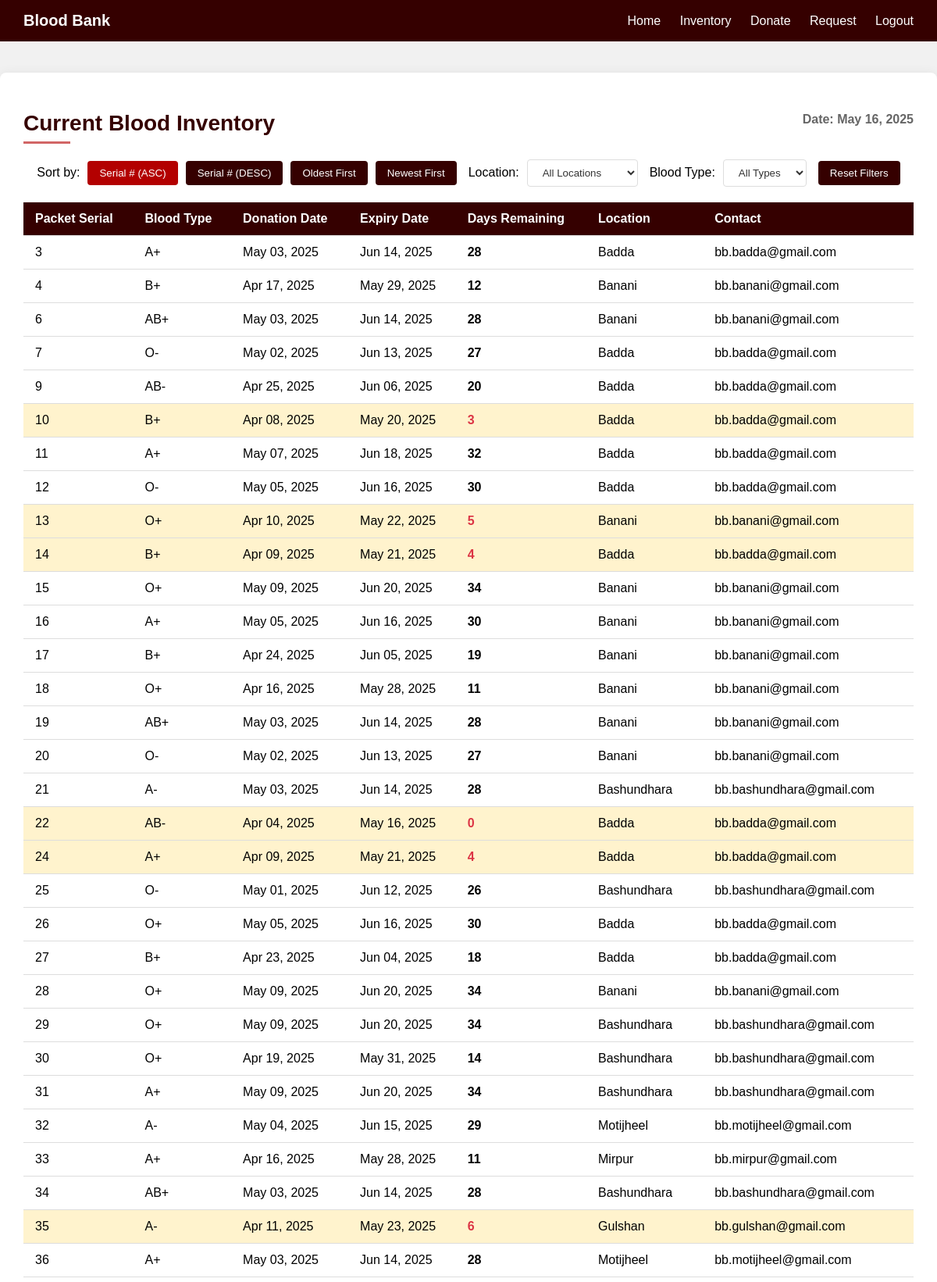
Page /inventory.php (signed in, upper part) on the committed database.
### tables this page shows
CREATE TABLE `blood_donation_record` (
  `Packet_serial_number` bigint(20) NOT NULL,
  `Donation_date` date DEFAULT NULL,
  `Expiry_date` date GENERATED ALWAYS AS (`Donation_date` + interval 42 day) STORED,
  `Blood_group` varchar(5) DEFAULT NULL,
  `Bank_ID` int(11) DEFAULT NULL
);

CREATE TABLE `blood_bank` (
  `Bank_ID` int(11) NOT NULL,
  `Location` varchar(100) DEFAULT NULL,
  `Email` varchar(100) DEFAULT NULL
);

### inventory.php (the view, shortened to what this page needs)
<?php
include 'db_connect.php';
$logged_in = false;
if (isset($_SESSION['user_id'])){
    $logged_in = true;
}
$current_date = date('M d, Y');
$current_date_mysql = date('Y-m-d');
if ($logged_in){
    $order = isset($_GET['order']) ? $_GET['order'] : 'ASC';
    $sort_by = isset($_GET['sort_by']) ? $_GET['sort_by'] : 'Packet_serial_number';
    $bank_id = isset($_GET['bank_id']) ? $_GET['bank_id'] : '';
    $blood_group = isset($_GET['blood_group']) ? $_GET['blood_group'] : '';
    $query = "SELECT bdr.*, bb.location, bb.email
              FROM blood_donation_record bdr
              JOIN blood_bank bb ON bdr.Bank_ID = bb.Bank_ID
              WHERE bdr.Expiry_date >= ?";
    $query .= " ORDER BY $sort_by $order";
    $stmt = $conn->prepare($query);
    if (!empty($bank_id) && !empty($blood_group)) {
        $stmt->bind_param("sis", $current_date_mysql, $bank_id, $blood_group);
    } elseif (!empty($bank_id)) {
        $stmt->bind_param("si", $current_date_mysql, $bank_id);
    } elseif (!empty($blood_group)) {
        $stmt->bind_param("ss", $current_date_mysql, $blood_group);
    } else {
        $stmt->bind_param("s", $current_date_mysql);
    }
    $stmt->execute();
    $result = $stmt->get_result();
}
?>
<!DOCTYPE html>
<html>
<head>
</head>
<body>
    <div class="navbar">
        <div class="navbar-left">
            <span>Blood Bank</span>
        </div>
        <div class="navbar-right">
            <a href="home.php">Home</a>
            <a href="inventory.php">Inventory</a>
            <a href="donor.php">Donate</a>
            <a href="recipient.php">Request</a>
            <?php if ($logged_in): ?>
                <a href="logout.php">Logout</a>
            <?php else: ?>
                <a href="login.php">Login</a>
            <?php endif; ?>
        </div>
    </div>
    <?php if (!$logged_in): ?>
        <div class="login-prompt-container">
            <h2>Login Required</h2>
            <p>To view the blood inventory, please log in to your account.</p>
            <a href="login.php">Go to Login Page</a>
        </div>
    <?php else: ?>
        <div class="inventory-container">
            <div class="inventory-header">
                <h1 class="inventory-title">Current Blood Inventory</h1>
                <div class="current-date">Date: <?php echo $current_date; ?></div>
            </div>
            <div class="inventory-filters">
                <div class="filter-group">
                    <span>Sort by:</span>
                    <a href="?sort_by=Packet_serial_number&order=ASC<?= !empty($bank_id) ? '&bank_id='.$bank_id : '' ?><?= !empty($blood_group) ? '&blood_group='.$blood_group : '' ?>">
                        <button class="filter-button <?= ($sort_by == 'Packet_serial_number' && $order == 'ASC') ? 'active' : '' ?>">Serial # (ASC)</button>
                    </a>
                    <a href="?sort_by=Packet_serial_number&order=DESC<?= !empty($bank_id) ? '&bank_id='.$bank_id : '' ?><?= !empty($blood_group) ? '&blood_group='.$blood_group : '' ?>">
                        <button class="filter-button <?= ($sort_by == 'Packet_serial_number' && $order == 'DESC') ? 'active' : '' ?>">Serial # (DESC)</button>
                    </a>
                    <a href="?sort_by=Donation_date&order=ASC<?= !empty($bank_id) ? '&bank_id='.$bank_id : '' ?><?= !empty($blood_group) ? '&blood_group='.$blood_group : '' ?>">
                        <button class="filter-button <?= ($sort_by == 'Donation_date' && $order == 'ASC') ? 'active' : '' ?>">Oldest First</button>
                    </a>
                    <a href="?sort_by=Donation_date&order=DESC<?= !empty($bank_id) ? '&bank_id='.$bank_id : '' ?><?= !empty($blood_group) ? '&blood_group='.$blood_group : '' ?>">
                        <button class="filter-button <?= ($sort_by == 'Donation_date' && $order == 'DESC') ? 'active' : '' ?>">Newest First</button>
                    </a>
                </div>
                <div class="filter-group">
                    <span>Location:</span>
                    <select class="filter-select" onchange="location = this.value ? '?bank_id='+this.value+'<?= !empty($blood_group) ? '&blood_group='.$blood_group : '' ?><?= !empty($sort_by) ? '&sort_by='.$sort_by : '' ?><?= !empty($order) ? '&order='.$order : '' ?>' : '?'">
                        <option value="">All Locations</option>
                    </select>
                </div>
                <div class="filter-group">
                    <span>Blood Type:</span>
                    <select class="filter-select" onchange="location = this.value ? '?blood_group='+this.value+'<?= !empty($bank_id) ? '&bank_id='.$bank_id : '' ?><?= !empty($sort_by) ? '&sort_by='.$sort_by : '' ?><?= !empty($order) ? '&order='.$order : '' ?>' : '?'">
                        <option value="">All Types</option>
                    </select>
                </div>
                <div class="filter-group">
                    <a href="inventory.php">
                        <button class="filter-button">Reset Filters</button>
                    </a>
                </div>
            </div>
            <?php if ($result->num_rows > 0): ?>
                <table class="inventory-table">
                    <thead>
                        <tr>
                            <th>Packet Serial</th>
                            <th>Blood Type</th>
                            <th>Donation Date</th>
                            <th>Expiry Date</th>
                            <th>Days Remaining</th>
                            <th>Location</th>
                            <th>Contact</th>
                        </tr>
                    </thead>
                    <tbody>
                        <?php while($row = $result->fetch_assoc()):
                            $expiry_date = new DateTime($row['Expiry_date']);
                            $today = new DateTime();
                            $days_remaining = $today->diff($expiry_date)->days;
                            $is_expiring_soon = $days_remaining <= 7;
                        ?>
                            <tr class="<?= $is_expiring_soon ? 'expiring-soon' : '' ?>">
                                <td><?= htmlspecialchars($row['Packet_serial_number']) ?></td>
                                <td><?= htmlspecialchars($row['Blood_group']) ?></td>
                                <td><?= date('M d, Y', strtotime($row['Donation_date'])) ?></td>
                                <td><?= date('M d, Y', strtotime($row['Expiry_date'])) ?></td>
                                <td>
                                    <span class="days-remaining <?= $is_expiring_soon ? 'low' : '' ?>">
                                        <?= $days_remaining ?>
                                    </span>
                                </td>
                                <td><?= htmlspecialchars($row['location']) ?></td>
                                <td><?= htmlspecialchars($row['email']) ?></td>
                            </tr>
                        <?php endwhile; ?>
                    </tbody>
                </table>
            <?php else: ?>
                <div class="no-results">
                    <p>No current blood units available matching your criteria.</p>
                </div>
            <?php endif; ?>
        </div>
    <?php endif; ?>
</body>
</html>

### inventory.php (style rules this page uses)
body { font-family: Arial, sans-serif; background: #f1f1f1; margin: 0; padding: 0; }
.navbar { background-color: rgb(53, 0, 0); color: white; display: flex; justify-content: space-between; padding: 15px 30px; align-items: center; }
.navbar-left span { font-size: 20px; font-weight: bold; }
.navbar-right a { color: white; text-decoration: none; margin-left: 20px; font-size: 16px; }
.inventory-container { max-width: 1200px; margin: 40px auto; padding: 30px; background: white; border-radius: 8px; box-shadow: 0 2px 15px rgba(0,0,0,0.08); }
.inventory-header { display: flex; justify-content: space-between; align-items: center; margin-bottom: 20px; }
.inventory-title { color: rgb(53, 0, 0); margin-bottom: 0; font-size: 28px; position: relative; padding-bottom: 10px; }
.inventory-title:after { content: ''; position: absolute; bottom: 0; left: 0; width: 60px; height: 3px; background: rgba(179, 0, 0, 0.6); }
.current-date { font-size: 16px; color: #666; font-weight: bold; }
.inventory-filters { display: flex; gap: 15px; margin-bottom: 20px; flex-wrap: wrap; align-items: center; justify-content: center; }
.filter-group { display: flex; align-items: center; gap: 10px; }
.inventory-table { width: 100%; border-collapse: collapse; margin-top: 20px; }
.inventory-table th, .inventory-table td { padding: 12px 15px; text-align: left; border-bottom: 1px solid #ddd; }
.inventory-table th { background-color: rgb(53, 0, 0); color: white; position: sticky; top: 0; }
.expiring-soon { background-color: #fff3cd; }
.days-remaining { font-weight: bold; }
.days-remaining.low { color: #dc3545; }
.filter-select { padding: 8px 15px; border-radius: 4px; border: 1px solid #ddd; background: white; color: #333; }
.filter-button { background: rgb(53, 0, 0); color: white; padding: 8px 15px; border: none; border-radius: 4px; cursor: pointer; transition: background 0.3s; }
.filter-button.active { background: rgb(179, 0, 0); }

### rows in the picture
blood_donation_record: Packet_serial_number "3", Blood_group "A+", Donation_date "May 03, 2025", Expiry_date "Jun 14, 2025", Bank_ID.Location "Badda", Bank_ID.Email "bb.badda@gmail.com"
blood_donation_record: Packet_serial_number "4", Blood_group "B+", Donation_date "Apr 17, 2025", Expiry_date "May 29, 2025", Bank_ID.Location "Banani", Bank_ID.Email "bb.banani@gmail.com"
blood_donation_record: Packet_serial_number "6", Blood_group "AB+", Donation_date "May 03, 2025", Expiry_date "Jun 14, 2025", Bank_ID.Location "Banani", Bank_ID.Email "bb.banani@gmail.com"
blood_donation_record: Packet_serial_number "7", Blood_group "O-", Donation_date "May 02, 2025", Expiry_date "Jun 13, 2025", Bank_ID.Location "Badda", Bank_ID.Email "bb.badda@gmail.com"
blood_donation_record: Packet_serial_number "9", Blood_group "AB-", Donation_date "Apr 25, 2025", Expiry_date "Jun 06, 2025", Bank_ID.Location "Badda", Bank_ID.Email "bb.badda@gmail.com"
blood_donation_record: Packet_serial_number "10", Blood_group "B+", Donation_date "Apr 08, 2025", Expiry_date "May 20, 2025", Bank_ID.Location "Badda", Bank_ID.Email "bb.badda@gmail.com"
blood_donation_record: Packet_serial_number "11", Blood_group "A+", Donation_date "May 07, 2025", Expiry_date "Jun 18, 2025", Bank_ID.Location "Badda", Bank_ID.Email "bb.badda@gmail.com"
blood_donation_record: Packet_serial_number "12", Blood_group "O-", Donation_date "May 05, 2025", Expiry_date "Jun 16, 2025", Bank_ID.Location "Badda", Bank_ID.Email "bb.badda@gmail.com"
blood_donation_record: Packet_serial_number "13", Blood_group "O+", Donation_date "Apr 10, 2025", Expiry_date "May 22, 2025", Bank_ID.Location "Banani", Bank_ID.Email "bb.banani@gmail.com"
blood_donation_record: Packet_serial_number "14", Blood_group "B+", Donation_date "Apr 09, 2025", Expiry_date "May 21, 2025", Bank_ID.Location "Badda", Bank_ID.Email "bb.badda@gmail.com"
blood_donation_record: Packet_serial_number "15", Blood_group "O+", Donation_date "May 09, 2025", Expiry_date "Jun 20, 2025", Bank_ID.Location "Banani", Bank_ID.Email "bb.banani@gmail.com"
blood_donation_record: Packet_serial_number "16", Blood_group "A+", Donation_date "May 05, 2025", Expiry_date "Jun 16, 2025", Bank_ID.Location "Banani", Bank_ID.Email "bb.banani@gmail.com"
blood_donation_record: Packet_serial_number "17", Blood_group "B+", Donation_date "Apr 24, 2025", Expiry_date "Jun 05, 2025", Bank_ID.Location "Banani", Bank_ID.Email "bb.banani@gmail.com"
blood_donation_record: Packet_serial_number "18", Blood_group "O+", Donation_date "Apr 16, 2025", Expiry_date "May 28, 2025", Bank_ID.Location "Banani", Bank_ID.Email "bb.banani@gmail.com"
blood_donation_record: Packet_serial_number "19", Blood_group "AB+", Donation_date "May 03, 2025", Expiry_date "Jun 14, 2025", Bank_ID.Location "Banani", Bank_ID.Email "bb.banani@gmail.com"
blood_donation_record: Packet_serial_number "20", Blood_group "O-", Donation_date "May 02, 2025", Expiry_date "Jun 13, 2025", Bank_ID.Location "Banani", Bank_ID.Email "bb.banani@gmail.com"
blood_donation_record: Packet_serial_number "21", Blood_group "A-", Donation_date "May 03, 2025", Expiry_date "Jun 14, 2025", Bank_ID.Location "Bashundhara", Bank_ID.Email "bb.bashundhara@gmail.com"
blood_donation_record: Packet_serial_number "22", Blood_group "AB-", Donation_date "Apr 04, 2025", Expiry_date "May 16, 2025", Bank_ID.Location "Badda", Bank_ID.Email "bb.badda@gmail.com"
blood_donation_record: Packet_serial_number "24", Blood_group "A+", Donation_date "Apr 09, 2025", Expiry_date "May 21, 2025", Bank_ID.Location "Badda", Bank_ID.Email "bb.badda@gmail.com"
blood_donation_record: Packet_serial_number "25", Blood_group "O-", Donation_date "May 01, 2025", Expiry_date "Jun 12, 2025", Bank_ID.Location "Bashundhara", Bank_ID.Email "bb.bashundhara@gmail.com"
blood_donation_record: Packet_serial_number "26", Blood_group "O+", Donation_date "May 05, 2025", Expiry_date "Jun 16, 2025", Bank_ID.Location "Badda", Bank_ID.Email "bb.badda@gmail.com"
blood_donation_record: Packet_serial_number "27", Blood_group "B+", Donation_date "Apr 23, 2025", Expiry_date "Jun 04, 2025", Bank_ID.Location "Badda", Bank_ID.Email "bb.badda@gmail.com"
blood_donation_record: Packet_serial_number "28", Blood_group "O+", Donation_date "May 09, 2025", Expiry_date "Jun 20, 2025", Bank_ID.Location "Banani", Bank_ID.Email "bb.banani@gmail.com"
blood_donation_record: Packet_serial_number "29", Blood_group "O+", Donation_date "May 09, 2025", Expiry_date "Jun 20, 2025", Bank_ID.Location "Bashundhara", Bank_ID.Email "bb.bashundhara@gmail.com"
blood_donation_record: Packet_serial_number "30", Blood_group "O+", Donation_date "Apr 19, 2025", Expiry_date "May 31, 2025", Bank_ID.Location "Bashundhara", Bank_ID.Email "bb.bashundhara@gmail.com"
blood_donation_record: Packet_serial_number "31", Blood_group "A+", Donation_date "May 09, 2025", Expiry_date "Jun 20, 2025", Bank_ID.Location "Bashundhara", Bank_ID.Email "bb.bashundhara@gmail.com"
blood_donation_record: Packet_serial_number "32", Blood_group "A-", Donation_date "May 04, 2025", Expiry_date "Jun 15, 2025", Bank_ID.Location "Motijheel", Bank_ID.Email "bb.motijheel@gmail.com"
blood_donation_record: Packet_serial_number "33", Blood_group "A+", Donation_date "Apr 16, 2025", Expiry_date "May 28, 2025", Bank_ID.Location "Mirpur", Bank_ID.Email "bb.mirpur@gmail.com"
blood_donation_record: Packet_serial_number "34", Blood_group "AB+", Donation_date "May 03, 2025", Expiry_date "Jun 14, 2025", Bank_ID.Location "Bashundhara", Bank_ID.Email "bb.bashundhara@gmail.com"
blood_donation_record: Packet_serial_number "35", Blood_group "A-", Donation_date "Apr 11, 2025", Expiry_date "May 23, 2025", Bank_ID.Location "Gulshan", Bank_ID.Email "bb.gulshan@gmail.com"
blood_donation_record: Packet_serial_number "36", Blood_group "A+", Donation_date "May 03, 2025", Expiry_date "Jun 14, 2025", Bank_ID.Location "Motijheel", Bank_ID.Email "bb.motijheel@gmail.com"
